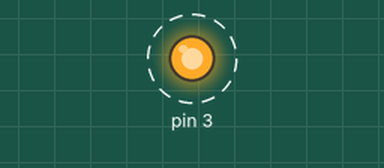
The sketch below on a simulated Arduino Uno, built with avr-gcc and run on an emulated ATmega328P. Parts: output pins drawn as LEDs (lit = HIGH). Dashed ring = blinking.

Above: at 0.05 s.
Timing chart, 0 to 3.0 s (numbered marks = the images above):
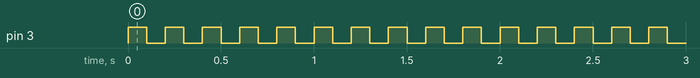

Measured:
- by itself, pin 3: alternates HIGH for 0.10 s and LOW for 0.10 s

The sketch:

atiny85-test-blink.ino
```cpp
void setup() {
  pinMode(PB3, OUTPUT);
  //
}
void loop() {
  digitalWrite(PB3, HIGH);
  delay(100);
  digitalWrite(PB3, LOW);
  delay(100);
}
```
